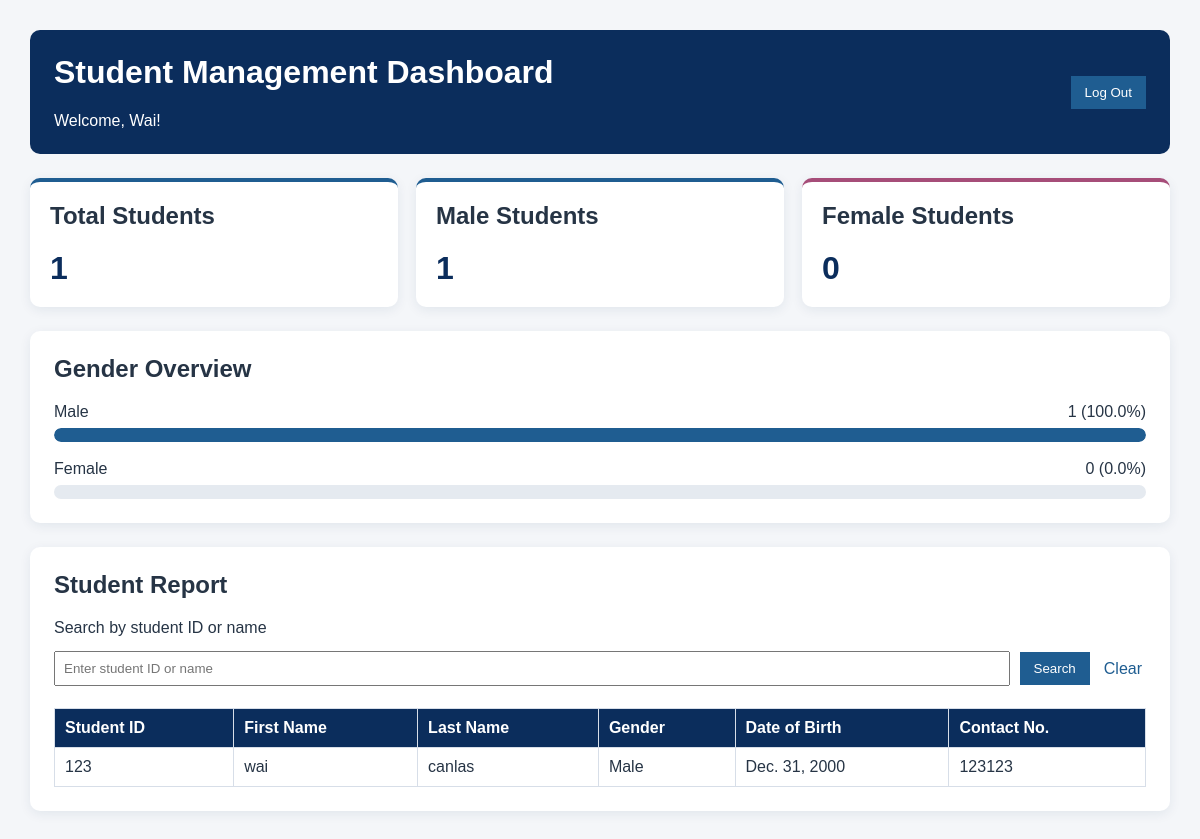
The page /registration/dashboard/ (signed in) on the database as committed earlier.
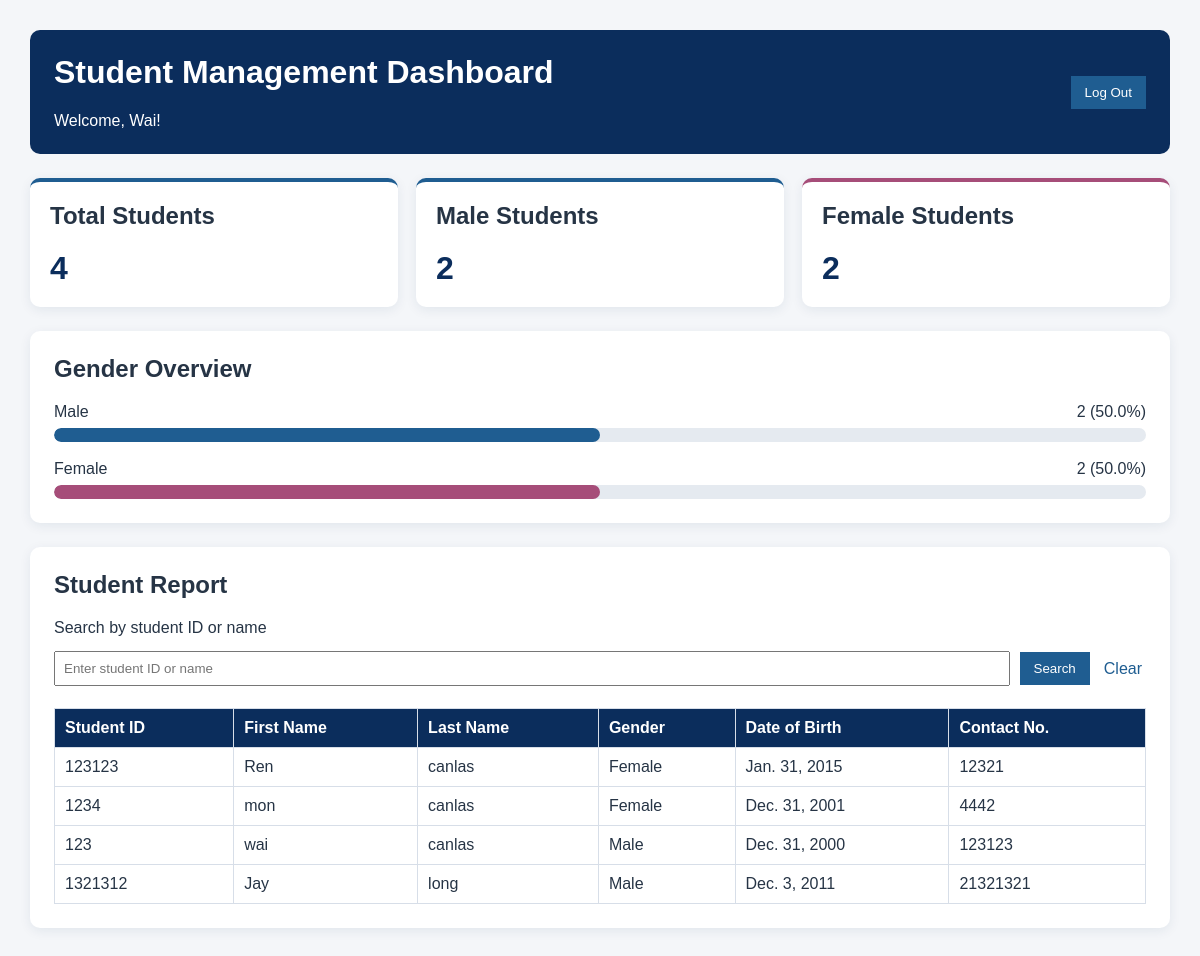
The same page on the database as committed later.
### registration/models.py (models this page shows, shortened)
class Student(models.Model):
    GENDER_CHOICES = [
        ('Male', 'Male'),
        ('Female', 'Female'),
    ]
    student_id = models.CharField(max_length=20, unique=True)
    first_name = models.CharField(max_length=100)
    last_name = models.CharField(max_length=100)
    gender = models.CharField(max_length=10, choices=GENDER_CHOICES)
    date_of_birth = models.DateField()
    contact_no = models.CharField(max_length=20)

### registration/views.py (the view)
# urls.py: path('dashboard/', views.staff_dashboard, name='staff_dashboard'),
@user_passes_test(staff_check, login_url='login')
def staff_dashboard(request):
    total_students = Student.objects.count()
    male_students = Student.objects.filter(gender='Male').count()
    female_students = Student.objects.filter(gender='Female').count()
    male_percent = (
        male_students / total_students * 100
        if total_students > 0 else 0
    )
    female_percent = (
        female_students / total_students * 100
        if total_students > 0 else 0
    )
    query = request.GET.get('q', '').strip()
    students = Student.objects.all().order_by('last_name', 'first_name')
    if query:
        students = students.filter(
            Q(student_id__icontains=query)
            | Q(first_name__icontains=query)
            | Q(last_name__icontains=query)
        )
    context = {
        'total_students': total_students,
        'male_students': male_students,
        'female_students': female_students,
        'male_percent': male_percent,
        'female_percent': female_percent,
        'students': students,
        'query': query,
    }
    return render(
        request,
        'registration/dashboard.html',
        context
    )

### registration/views.py (called while the page is built)
def staff_check(user):
    return user.is_authenticated and user.is_staff

### registration/templates/registration/dashboard.html (shortened to what this page needs)
<!DOCTYPE html>
<html lang="en">
<head>
{% load static %}
<link rel="stylesheet" href="{% static 'registration/style.css' %}">
</head>
<body>
<main class="dashboard-container">
    <header class="dashboard-header">
        <div>
            <h1>Student Management Dashboard</h1>
            <p>Welcome, {{ request.user.username }}!</p>
        </div>
        <div class="dashboard-actions">
            <form method="post" action="{% url 'logout' %}">
                <button type="submit">Log Out</button>
            </form>
        </div>
    </header>
    <section class="summary-grid" aria-label="Student summary">
        <article class="summary-card">
            <h2>Total Students</h2>
            <p class="summary-number">{{ total_students }}</p>
        </article>
        <article class="summary-card male-card">
            <h2>Male Students</h2>
            <p class="summary-number">{{ male_students }}</p>
        </article>
        <article class="summary-card female-card">
            <h2>Female Students</h2>
            <p class="summary-number">{{ female_students }}</p>
        </article>
    </section>
    <section class="report-section" aria-labelledby="gender-overview-heading">
        <h2 id="gender-overview-heading">Gender Overview</h2>
        <div class="gender-row">
            <div class="gender-label">
                <span>Male</span>
                <span>{{ male_students }} ({{ male_percent|floatformat:1 }}%)</span>
            </div>
            <div class="bar-track" role="img" aria-label="Male students: {{ male_percent|floatformat:1 }}%">
                <div class="bar-fill male-bar" style="width: {{ male_percent }}%;"></div>
            </div>
        </div>
        <div class="gender-row">
            <div class="gender-label">
                <span>Female</span>
                <span>{{ female_students }} ({{ female_percent|floatformat:1 }}%)</span>
            </div>
            <div class="bar-track" role="img" aria-label="Female students: {{ female_percent|floatformat:1 }}%">
                <div class="bar-fill female-bar" style="width: {{ female_percent }}%;"></div>
            </div>
        </div>
    </section>
    <section class="report-section" aria-labelledby="student-report-heading">
        <h2 id="student-report-heading">Student Report</h2>
        <form method="get" action="{% url 'staff_dashboard' %}" class="search-form">
            <label for="student-search">Search by student ID or name</label>
            <input
                type="text"
                id="student-search"
                name="q"
                value="{{ query }}"
                placeholder="Enter student ID or name"
            >
            <button type="submit">Search</button>
            <a class="clear-search" href="{% url 'staff_dashboard' %}">Clear</a>
        </form>
        <div class="table-wrapper">
            <table>
                <thead>
                    <tr>
                        <th scope="col">Student ID</th>
                        <th scope="col">First Name</th>
                        <th scope="col">Last Name</th>
                        <th scope="col">Gender</th>
                        <th scope="col">Date of Birth</th>
                        <th scope="col">Contact No.</th>
                    </tr>
                </thead>
                <tbody>
                    {% for student in students %}
                    <tr>
                        <td>{{ student.student_id }}</td>
                        <td>{{ student.first_name }}</td>
                        <td>{{ student.last_name }}</td>
                        <td>{{ student.gender }}</td>
                        <td>{{ student.date_of_birth }}</td>
                        <td>{{ student.contact_no }}</td>
                    </tr>
                    {% empty %}
                    <tr>
                        <td colspan="6" class="empty-message">No student records found.</td>
                    </tr>
                    {% endfor %}
                </tbody>
            </table>
        </div>
    </section>
</main>
</body>
</html>

### registration/static/registration/style.css (style rules this page uses)
body { font-family: Arial, sans-serif; background: #f4f6f9; color: #263445; margin: 30px; }
h1 { color: #0b2d5c; }
a { color: #1f5d91; text-decoration: none; }
table { width: 100%; border-collapse: collapse; background: #ffffff; }
th { background: #0b2d5c; color: #ffffff; text-align: left; }
th, td { padding: 10px; border: 1px solid #d7dee8; }
button { background: #1f5d91; color: #ffffff; border: 0; padding: 9px 14px; cursor: pointer; }
input, select { padding: 8px; margin: 4px 0; }
.dashboard-container { max-width: 1180px; margin: 0 auto; }
.dashboard-header { display: flex; justify-content: space-between; align-items: center; gap: 20px; padding: 24px; background: #0b2d5c; color: #ffffff; border-radius: 10px; }
.dashboard-header h1 { color: #ffffff; margin-top: 0; }
.dashboard-header p { margin-bottom: 0; }
.dashboard-actions { display: flex; align-items: center; gap: 12px; flex-wrap: wrap; }
.dashboard-actions form { margin: 0; }
.summary-grid { display: grid; grid-template-columns: repeat(3, minmax(0, 1fr)); gap: 18px; margin-top: 24px; }
.summary-card, .report-section { background: #ffffff; border-radius: 10px; box-shadow: 0 3px 12px rgba(11, 45, 92, 0.08); }
.summary-card { padding: 20px; border-top: 4px solid #1f5d91; }
.summary-card h2, .report-section h2 { margin-top: 0; }
.male-card { border-top-color: #1f5d91; }
.female-card { border-top-color: #a64d79; }
.summary-number { margin: 8px 0 0; color: #0b2d5c; font-size: 2rem; font-weight: bold; }
.report-section { margin-top: 24px; padding: 24px; }
.gender-row + .gender-row { margin-top: 18px; }
.gender-label { display: flex; justify-content: space-between; gap: 12px; margin-bottom: 7px; }
.bar-track { height: 14px; overflow: hidden; background: #e5eaf0; border-radius: 7px; }
.bar-fill { height: 100%; border-radius: inherit; }
.male-bar { background: #1f5d91; }
.female-bar { background: #a64d79; }
.search-form { display: flex; align-items: center; gap: 10px; flex-wrap: wrap; margin-bottom: 18px; }
.search-form label { flex-basis: 100%; }
.search-form input { flex: 1 1 240px; min-width: 0; }
.clear-search { padding: 9px 4px; }
.table-wrapper { overflow-x: auto; }

Rows that differ between the two databases and show on the page:
added Student: student_id "123123", first_name "Ren", last_name "canlas", gender "Female", date_of_birth "Jan. 31, 2015", contact_no "12321"
added Student: student_id "1234", first_name "mon", last_name "canlas", gender "Female", date_of_birth "Dec. 31, 2001", contact_no "4442"
added Student: student_id "1321312", first_name "Jay", last_name "long", gender "Male", date_of_birth "Dec. 3, 2011", contact_no "21321321"
Other text that changed with them:
{{ total_students }}: "1" → "4"
{{ male_students }}: "1" → "2"
{{ female_students }}: "0" → "2"
{{ male_percent|floatformat:1 }}: "100.0" → "50.0"
{{ male_percent }}: 100.0 → 50.0 (drawn)
{{ female_percent|floatformat:1 }}: "0.0" → "50.0"
